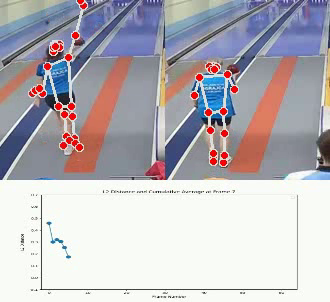
#> input picture frame 6 of backend/skeleton_maker/outputs_examples/output_all.mp4, 330 x 302 px, given in place of output_comparison.mp4, which was not available
$ python combine_comparison_sceleton.py
#> lines starting #> are read from the running program, lines starting #| are printed output that depends on the picture
import cv2


def combine_comparison(filename1, filename2):
    # Create VideoCapture objects
#> called with filename1 = 'outputs_examples/output_comparison.mp4', filename2 = 'outputs_examples/output_distances.mp4'
    cap1 = cv2.VideoCapture(filename1)
    cap2 = cv2.VideoCapture(filename2)

    # Get video properties for video1
    width1 = int(cap1.get(cv2.CAP_PROP_FRAME_WIDTH))
    height1 = int(cap1.get(cv2.CAP_PROP_FRAME_HEIGHT))
    fps1 = cap1.get(cv2.CAP_PROP_FPS)
    frames1 = int(cap1.get(cv2.CAP_PROP_FRAME_COUNT))

    # Get video properties for video2
    width2 = int(cap2.get(cv2.CAP_PROP_FRAME_WIDTH))
    height2 = int(cap2.get(cv2.CAP_PROP_FRAME_HEIGHT))
    fps2 = cap2.get(cv2.CAP_PROP_FPS)
    frames2 = int(cap2.get(cv2.CAP_PROP_FRAME_COUNT))

    # Determine target width
    target_width = min(width1, width2)

    # Calculate new height for video2 if resizing is needed
    if width2 != target_width:
        new_height2 = int(height2 * (target_width / width2))
    else:
        new_height2 = height2

    new_height2 = int(new_height2/2)

    fps = 15

    # Initialize VideoWriter with the combined height
    total_height = height1 + new_height2
    fourcc = cv2.VideoWriter_fourcc(*'mp4v')
    out = cv2.VideoWriter('outputs_examples/output_all.mp4', fourcc, fps, (target_width, total_height))

    # Read frames and process them
    while True:
        ret1, frame1 = cap1.read()
#> frame1 is the input picture: shape (302, 330, 3); mean B, G, R 187.2, 181.5, 185
        ret2, frame2 = cap2.read()

        if not ret1 or not ret2:
            break

        # Resize frame2 to target_width
        if width2 != target_width:
            frame2 = cv2.resize(frame2, (target_width, new_height2))

        # Stack the frames vertically
        combined_frame = cv2.vconcat([frame1, frame2])
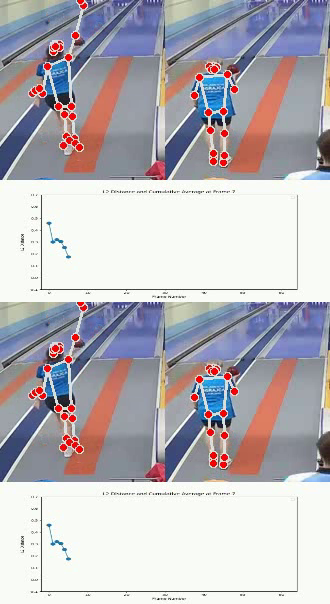
#> combined_frame: shape (604, 330, 3); mean B, G, R 187.2, 181.5, 185

        # Write the combined frame to the output video
        out.write(combined_frame)

    # Release the VideoCapture and VideoWriter objects
    cap1.release()
    cap2.release()
    out.release()

    # Close all windows
    cv2.destroyAllWindows()

if __name__ == '__main__':
    combine_comparison('outputs_examples/output_comparison.mp4', 'outputs_examples/output_distances.mp4')

$ run again, starting later in the video
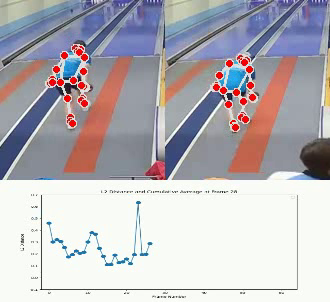
#> input picture frame 27 of backend/skeleton_maker/outputs_examples/output_all.mp4, 330 x 302 px, given in place of output_comparison.mp4, which was not available
#> in combine_comparison, frame1 is the input picture: shape (302, 330, 3); mean B, G, R 186.4, 180.9, 184.4
#> in combine_comparison, `combined_frame = cv2.vconcat([frame1, frame2])`:
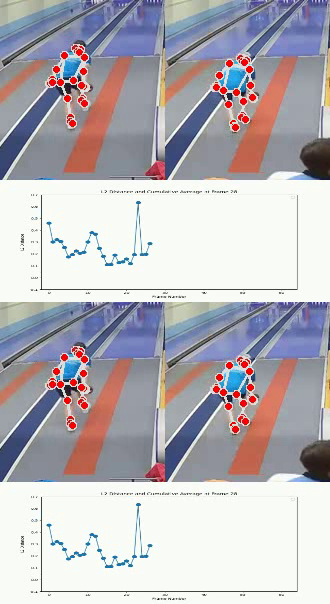
#> combined_frame: shape (604, 330, 3); mean B, G, R 186.4, 180.9, 184.4

$ run again, starting later in the video
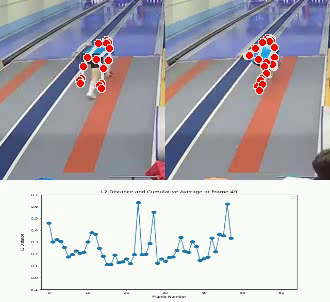
#> input picture frame 48 of backend/skeleton_maker/outputs_examples/output_all.mp4, 330 x 302 px, given in place of output_comparison.mp4, which was not available
#> in combine_comparison, frame1 is the input picture: shape (302, 330, 3); mean B, G, R 186.9, 181.2, 184.3
#> in combine_comparison, `combined_frame = cv2.vconcat([frame1, frame2])`:
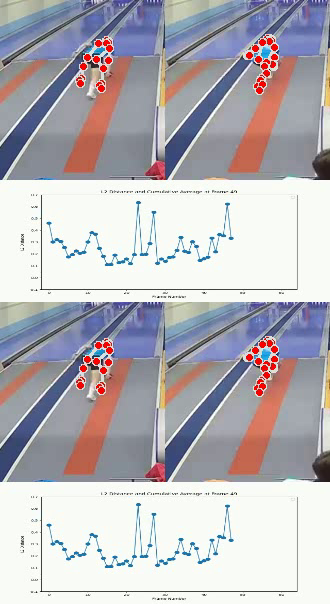
#> combined_frame: shape (604, 330, 3); mean B, G, R 186.9, 181.2, 184.3
